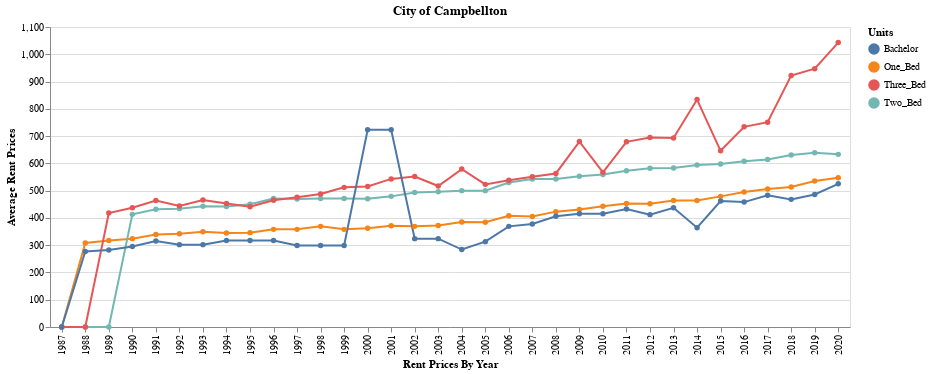

Notebook cell for this chart:
### Code cell
plotLineinAltair(combined_df, "Campbellton")

### Figure 1 — Vega-Lite specification as saved in the notebook (floating-point values rounded to 4 significant figures; data arrays with more than 128 entries replaced by an {"elided": "..."} marker saying what was removed)
{"config": {"view": {"continuousWidth": 400, "continuousHeight": 300}}, "layer": [{"mark": {"type": "line", "point": true}, "encoding": {"color": {"field": "Units", "type": "nominal"}, "tooltip": [{"field": "Year", "type": "quantitative"}, {"field": "Units", "type": "nominal"}, {"field": "Prices", "type": "quantitative"}], "x": {"axis": {"title": "Rent Prices By Year"}, "field": "Year", "type": "ordinal"}, "y": {"axis": {"title": "Average Rent Prices"}, "field": "Prices", "type": "quantitative"}}}, {"mark": "point", "encoding": {"opacity": {"value": 0}, "x": {"field": "Year", "type": "ordinal"}}, "selection": {"selector002": {"type": "single", "nearest": true, "on": "mouseover", "fields": ["Year"], "empty": "none"}}}, {"mark": {"type": "text", "align": "left", "dx": 5, "dy": -5}, "encoding": {"color": {"field": "Units", "type": "nominal"}, "text": {"condition": {"field": "Prices", "type": "quantitative", "selection": "selector002"}, "value": " "}, "tooltip": [{"field": "Year", "type": "quantitative"}, {"field": "Units", "type": "nominal"}, {"field": "Prices", "type": "quantitative"}], "x": {"axis": {"title": "Rent Prices By Year"}, "field": "Year", "type": "ordinal"}, "y": {"axis": {"title": "Average Rent Prices"}, "field": "Prices", "type": "quantitative"}}}, {"mark": "point", "encoding": {"color": {"field": "Units", "type": "nominal"}, "opacity": {"condition": {"value": 1, "selection": "selector002"}, "value": 0}, "tooltip": [{"field": "Year", "type": "quantitative"}, {"field": "Units", "type": "nominal"}, {"field": "Prices", "type": "quantitative"}], "x": {"axis": {"title": "Rent Prices By Year"}, "field": "Year", "type": "ordinal"}, "y": {"axis": {"title": "Average Rent Prices"}, "field": "Prices", "type": "quantitative"}}}], "data": {"name": "data-44fc0b7a1849cb66bf3685b5560f416f"}, "height": 300, "title": "City of Campbellton", "width": 800, "$schema": "https://vega.github.io/schema/vega-lite/v4.17.0.json", "datasets": {"data-44fc0b7a1849cb66bf3685b5560f416f": {"elided": "136 records"}}}
